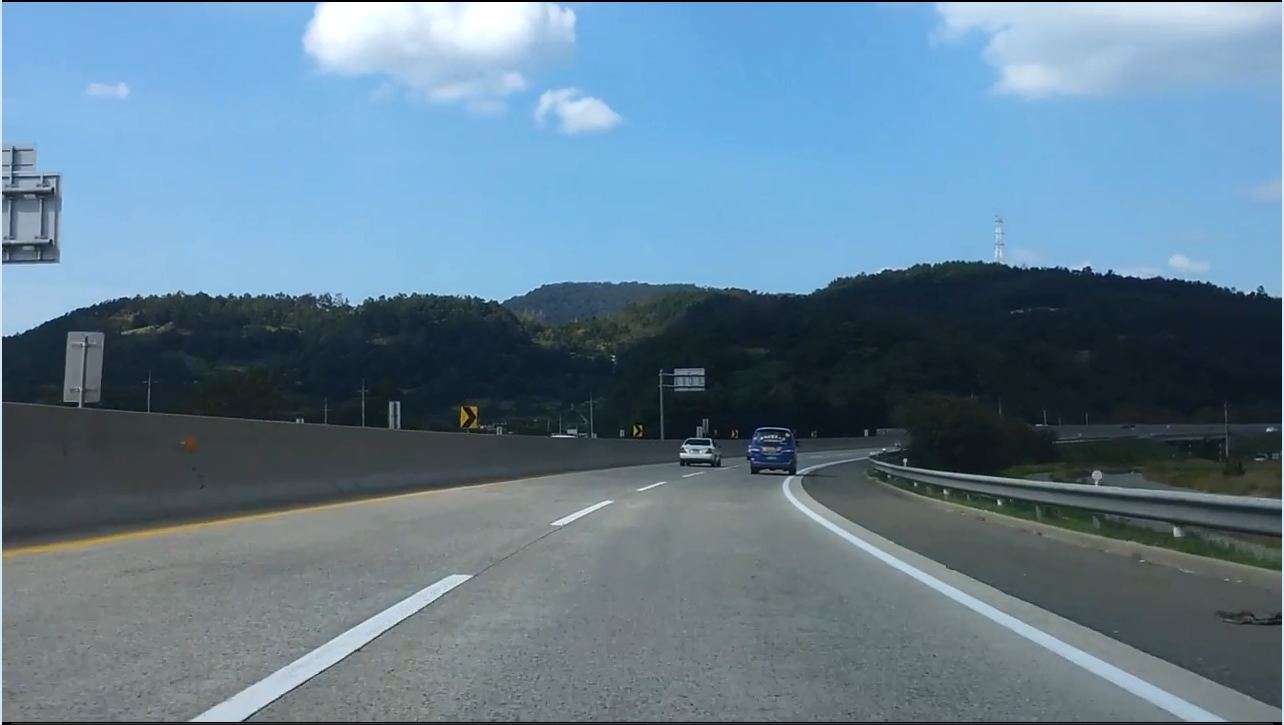
#> input picture image/road1.jpg, 1284 x 725 px
$ jupyter execute --allow-errors Untitled2.ipynb   (shell and % lines are left out)
#> lines starting #> are read from the running program, lines starting #| are printed output that depends on the picture; after the words box and inside, x2 and y2 are one past the last pixel; in counts of white or black regions, pixels touching at a corner belong together
[cell 1]
import matplotlib.pyplot as plt
import os
import cv2
import numpy as np

def nothing(x):
    pass
def region_of_interest(img, roi):
    vertices = np.array([roi], np.int32)
    mask = np.zeros_like(img)

    match_mask_color = 255
    cv2.fillPoly(mask, vertices, match_mask_color)
    masked_image = cv2.bitwise_and(img,mask)
    return masked_image

# [44 lines left out: function image_hough, not called in this run]

def dynamic_hough():
    road_img = cv2.imread("image/road1.jpg")
#> road_img is the input picture: shape (725, 1284, 3); mean B, G, R 144.1, 125.3, 98.7
    cv2.imshow("Original", road_img)

    height = road_img.shape[0]
#> height = 725
    width = road_img.shape[1]
#> width = 1284

    hsv = cv2.cvtColor(road_img, cv2.COLOR_BGR2HSV)
#> hsv: shape (725, 1284, 3); mean H, S, V 97.3, 79, 144.8

    roi = [
        (0,height),
        (width *2/5, height *5/7),
        (width *3/5, height *5/7),
        (width,height)
    ]
    low_val =(0,0,190)
    high_val = (112,255,255)

    mask = cv2.inRange(hsv,low_val, high_val)
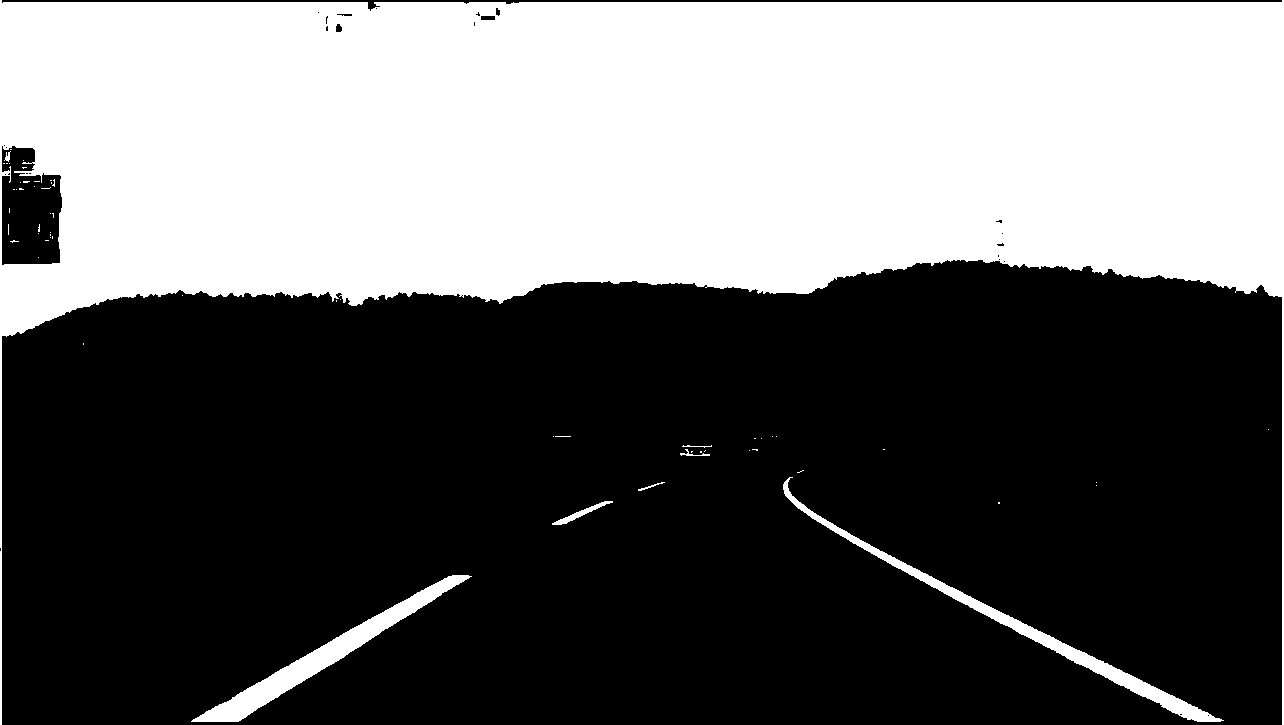
#> mask: shape (725, 1284); 40.1% white; 59 white regions (51 under 20 px), largest, box (x1, y1, x2, y2) and area: (0, 0, 1284, 725) 362474, (191, 575, 472, 722) 5534, (783, 477, 1224, 722) 4998
    mask = region_of_interest(mask,roi)
#> in region_of_interest, `cv2.fillPoly(mask, vertices, match_mask_color)`:
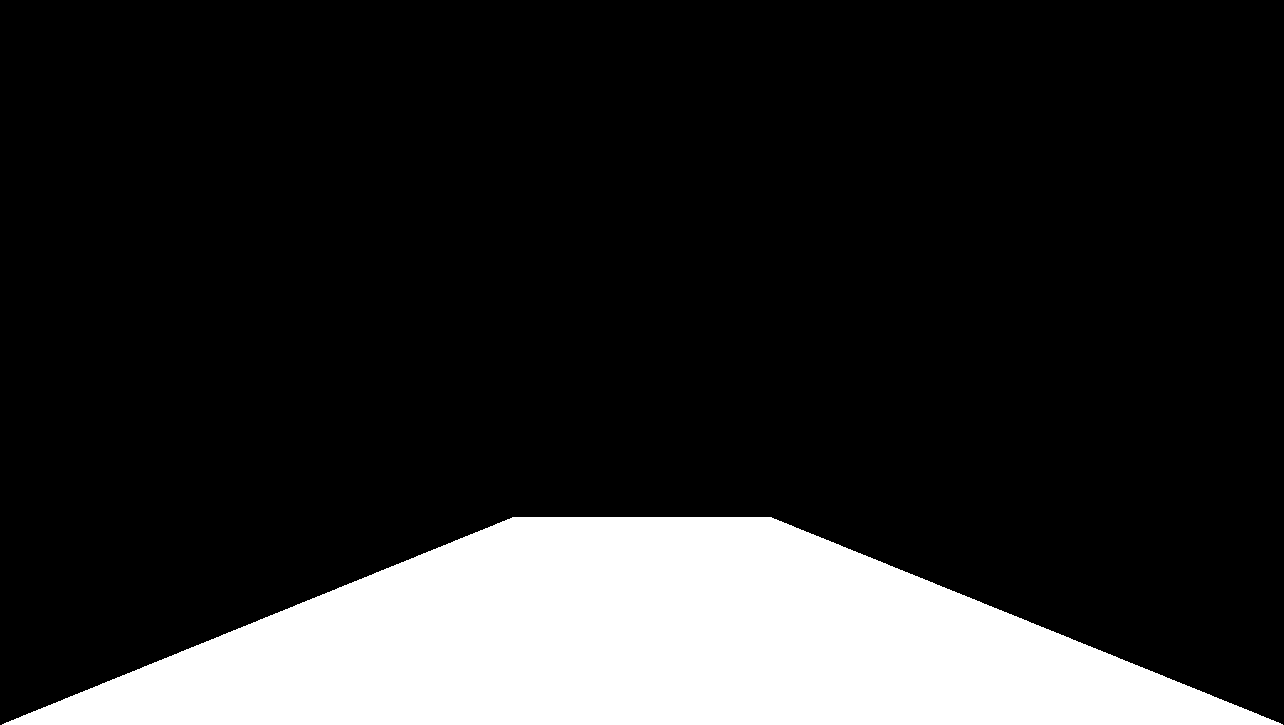
#> mask: shape (725, 1284); 17.2% white; 1 white region, box (x1, y1, x2, y2) and area: (2, 517, 1283, 725) 160361
#> in region_of_interest, `masked_image = cv2.bitwise_and(img,mask)`:
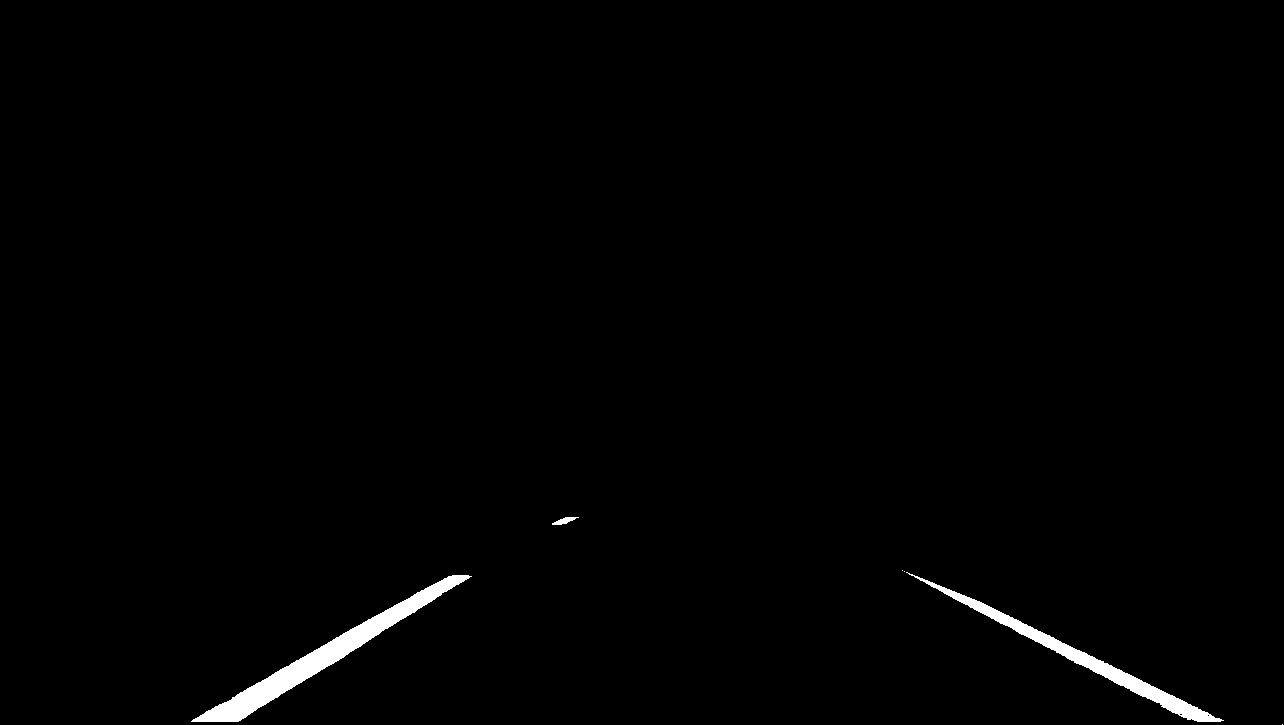
#> masked_image: shape (725, 1284); 1% white; 6 white regions (3 under 20 px), largest, box (x1, y1, x2, y2) and area: (191, 575, 472, 722) 5534, (906, 572, 1224, 722) 3680, (552, 517, 579, 525) 110
    edges = cv2.Canny(mask,75,150)
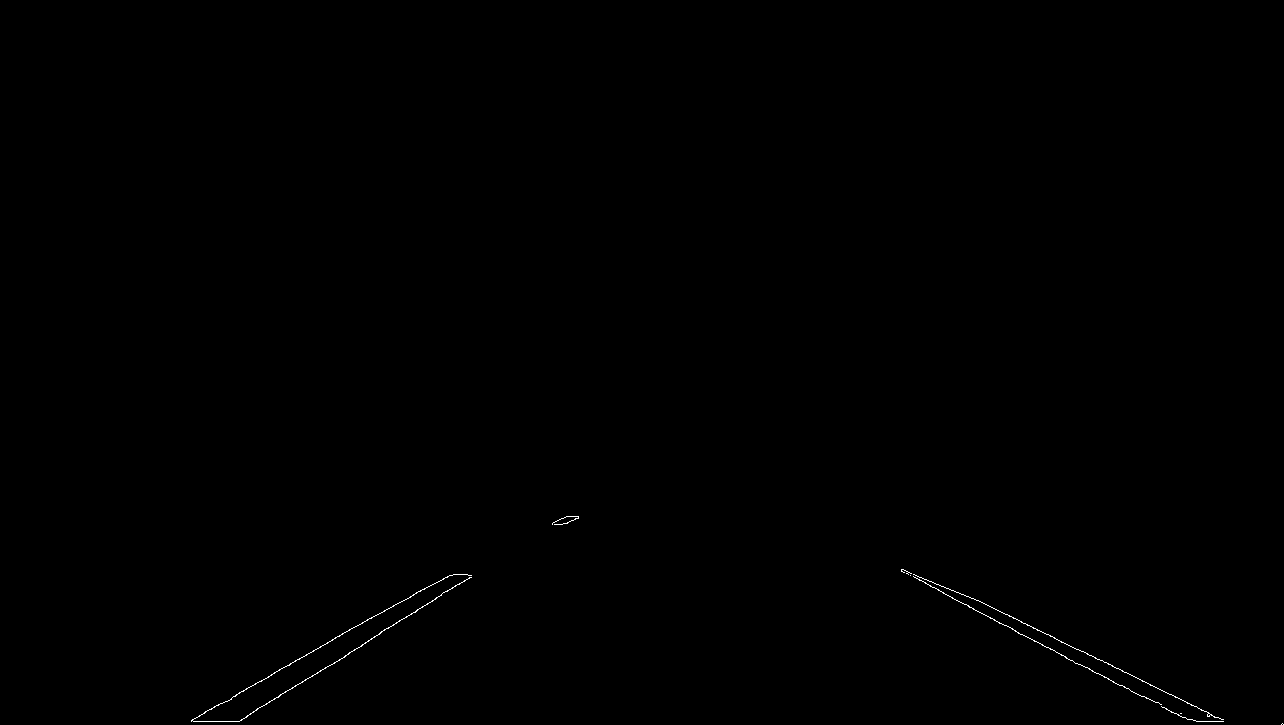
#> edges: shape (725, 1284); 0.15% white in thin lines or dots, all inside (x1, y1, x2, y2) = (191, 516, 1284, 725)

    cv2.namedWindow('Contorl')
    cv2.createTrackbar('Treshold','Control',0,300, nothing)
    cv2.createTrackbar('minLineLength','Control',0,500, nothing)
    cv2.createTrackbar('maxLineGap','Control',0,500, nothing)

    cv2.setTrackbarPos('Treshold','Control',10)
    cv2.setTrackbarPos('minLineLength','Control',8)
    cv2.setTrackbarPos('maxLIneGap','Control',10)

    while True:
        rho = 1
        angle = np.pi /180
        min_threshold = cv2.getTrackbarPos('Treshold','Control')
        minLength = cv2.getTrackbarPos('minLineLength','Contorl')
        maxGap = cv2.getTrackbarPOs('maxLineGap','Control')

        line_segments = cv2.HoughLinesP(edges, rho, angle, min_threshold,
                                       np.array([]), minLineLength=minLength, maxLineGap=maxGap)
        canvas = np.zeros_line(road_img)
        n = 1
        for i in line_segments:
            print("{0}번째 라인 : {1}".format(n, i))
            for j in i:
                print("x1 = {0} y1 = {1}\nx2 = {2} y2 = {3}".format(j[0],j[1],j[2],j[3]))
                cv2.line(canvas, (j[0],j[1]),(j[2],j[3]),(255,255,0),3)
            n += 1

        cv2.imshow("Line",canvas)
        cv2.imshow("Edges",edges)
        if cv2.waitKey(1) & 0xFF == ord('q'):
            break
    cv2.destroyAllWindows()

#> (the rest of this cell did not finish here and is left out)

$ run again, with image/road.jpg copied over image/road1.jpg
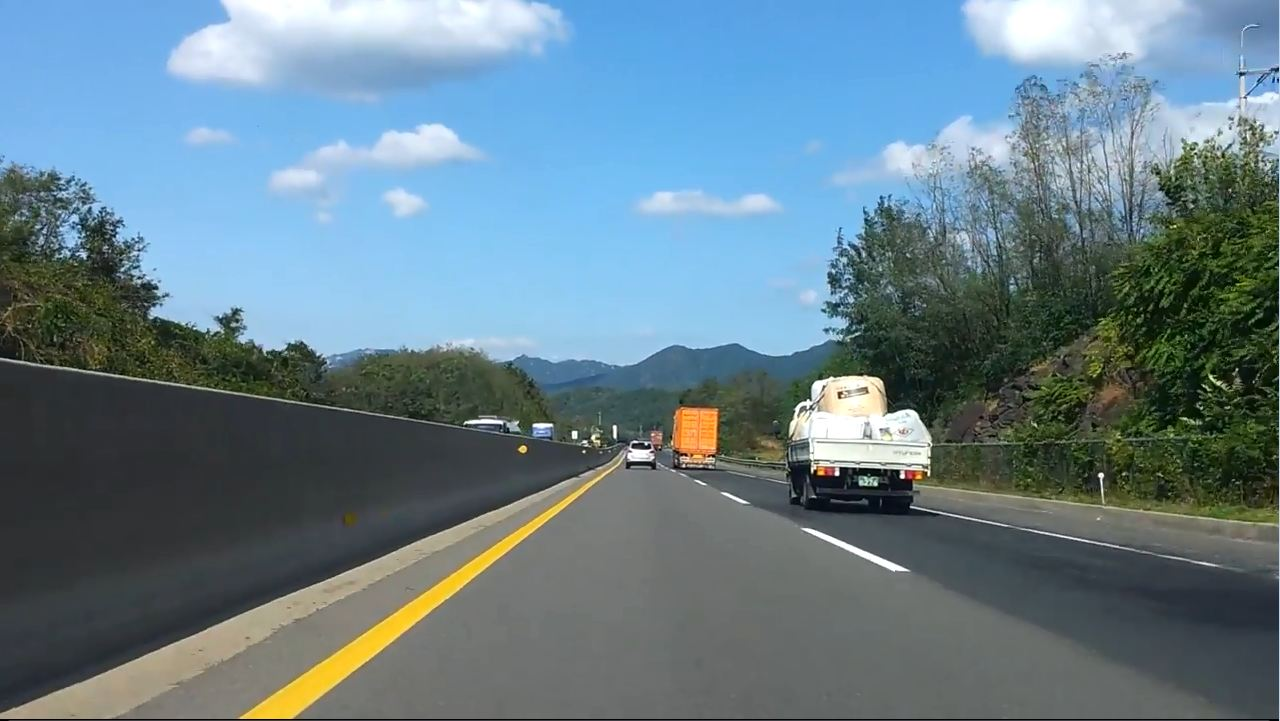
#> input picture image/road.jpg, 1280 x 721 px
#> in dynamic_hough, road_img is the input picture: shape (721, 1280, 3); mean B, G, R 138, 126.9, 103.1
#> hsv: shape (721, 1280, 3); mean H, S, V 83.3, 73.9, 145.5
#> in dynamic_hough, `mask = cv2.inRange(hsv,low_val, high_val)`:
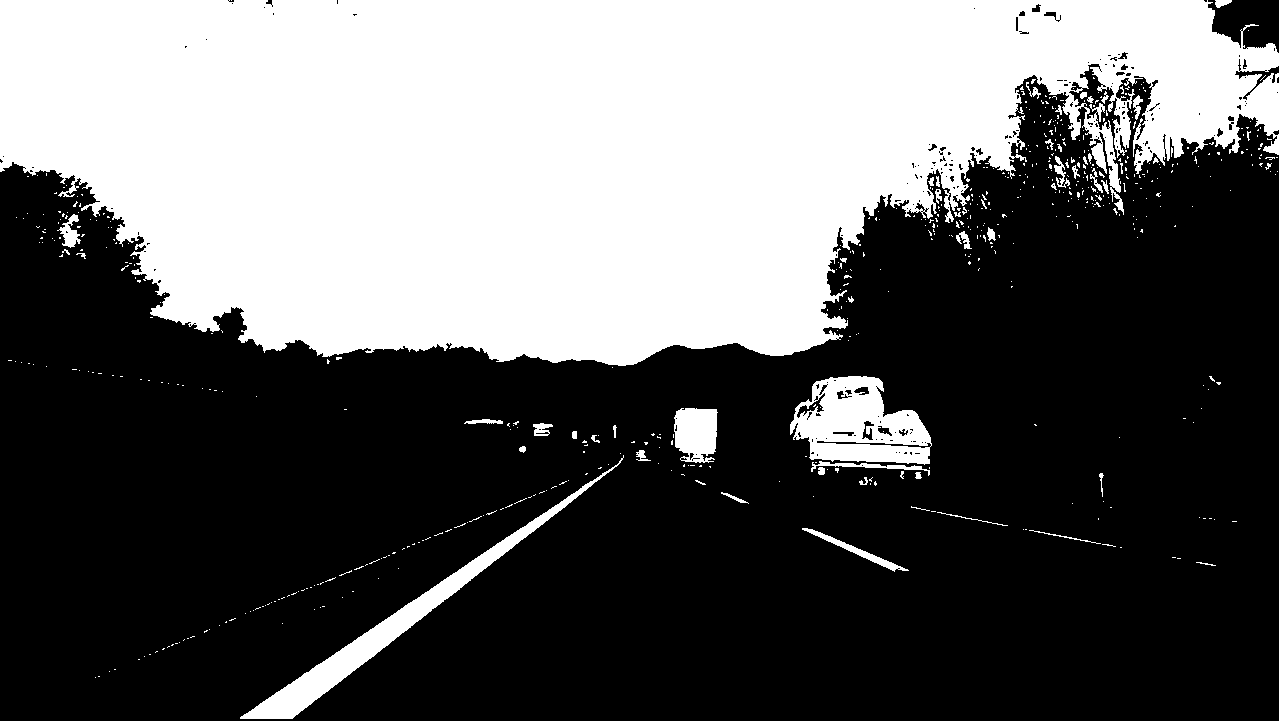
#> mask: shape (721, 1280); 38.6% white; 600 white regions (543 under 20 px), largest, box (x1, y1, x2, y2) and area: (0, 0, 1280, 721) 333088, (790, 376, 932, 465) 7885, (240, 455, 624, 719) 7486
#> masked_image: shape (721, 1280); 0.8% white; 10 white regions (8 under 20 px), largest, box (x1, y1, x2, y2) and area: (240, 515, 554, 719) 7061, (802, 529, 907, 572) 346
#> in dynamic_hough, `edges = cv2.Canny(mask,75,150)`:
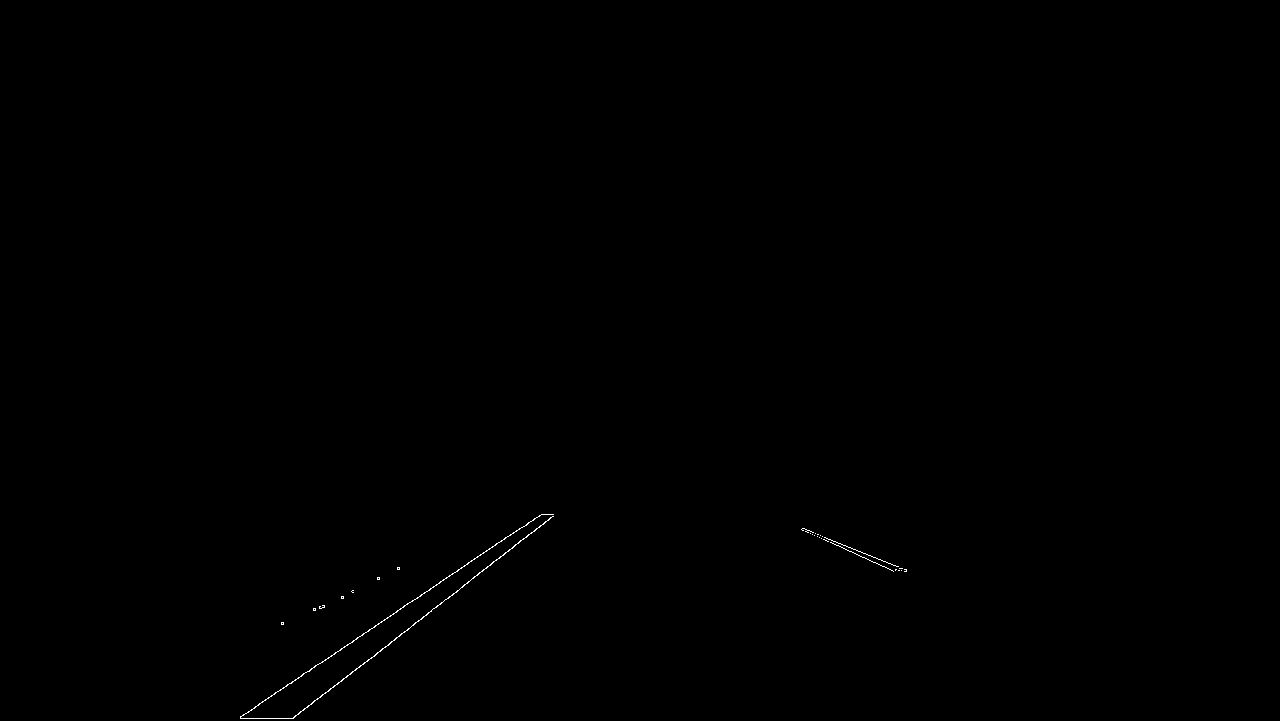
#> edges: shape (721, 1280); 0.12% white in thin lines or dots, all inside (x1, y1, x2, y2) = (240, 514, 907, 719)
